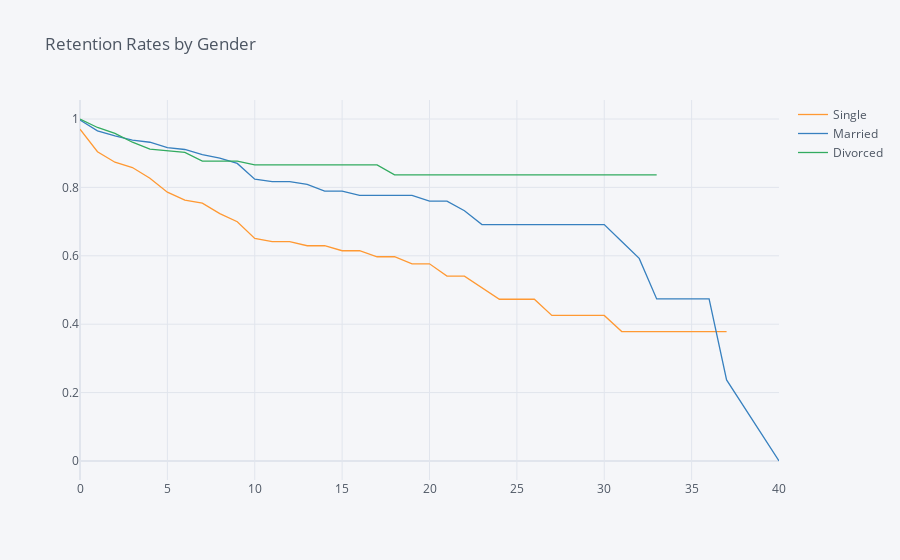

The cell this chart's notebook holds for it:
### Markdown cell above
## 4. Let's switch to looking at retention rates from another demographic perspective: marital status. Generate and plot survival curves for the different marital statuses by number of years at the company.

### Code cell
rates = survival(data, 'MaritalStatus', 'YearsAtCompany', 'Attrition')

rates.iplot(kind='line', title='Retention Rates by Gender')

### Figure 1 — Plotly figure (JSON) as saved in the notebook; plotly's stock layout.template omitted (floating-point values rounded to 4 significant figures)
{"data": [{"line": {"color": "rgba(255, 153, 51, 1.0)", "dash": "solid", "shape": "linear", "width": 1.3}, "mode": "lines", "name": "Single", "text": "", "type": "scatter", "x": [0, 1, 2, 3, 4, 5, 6, 7, 8, 9, 10, 11, 12, 13, 14, 15, 16, 17, 18, 19, 20, 21, 22, 23, 24, 25, 26, 27, 29, 30, 31, 32, 33, 34, 36, 37, 40], "y": [0.9702, 0.9044, 0.8736, 0.8581, 0.8268, 0.7861, 0.7628, 0.754, 0.7234, 0.6997, 0.6507, 0.6413, 0.6413, 0.6294, 0.6294, 0.6148, 0.6148, 0.5972, 0.5972, 0.5766, 0.5766, 0.5406, 0.5406, 0.5068, 0.473, 0.473, 0.473, 0.4257, 0.4257, 0.4257, 0.3784, 0.3784, 0.3784, 0.3784, 0.3784, 0.3784, ""]}, {"line": {"color": "rgba(55, 128, 191, 1.0)", "dash": "solid", "shape": "linear", "width": 1.3}, "mode": "lines", "name": "Married", "text": "", "type": "scatter", "x": [0, 1, 2, 3, 4, 5, 6, 7, 8, 9, 10, 11, 12, 13, 14, 15, 16, 17, 18, 19, 20, 21, 22, 23, 24, 25, 26, 27, 29, 30, 31, 32, 33, 34, 36, 37, 40], "y": [0.997, 0.9654, 0.9506, 0.9381, 0.932, 0.9164, 0.9109, 0.8958, 0.8858, 0.8702, 0.8239, 0.817, 0.817, 0.8086, 0.7894, 0.7894, 0.7768, 0.7768, 0.7768, 0.7768, 0.7599, 0.7599, 0.7318, 0.6911, 0.6911, 0.6911, 0.6911, 0.6911, 0.6911, 0.6911, 0.6418, 0.5924, 0.4739, 0.4739, 0.4739, 0.237, 0]}, {"line": {"color": "rgba(50, 171, 96, 1.0)", "dash": "solid", "shape": "linear", "width": 1.3}, "mode": "lines", "name": "Divorced", "text": "", "type": "scatter", "x": [0, 1, 2, 3, 4, 5, 6, 7, 8, 9, 10, 11, 12, 13, 14, 15, 16, 17, 18, 19, 20, 21, 22, 23, 24, 25, 26, 27, 29, 30, 31, 32, 33, 34, 36, 37, 40], "y": [1, 0.9752, 0.9581, 0.9321, 0.9122, 0.9078, 0.9021, 0.8769, 0.8769, 0.8769, 0.8657, 0.8657, 0.8657, 0.8657, 0.8657, 0.8657, 0.8657, 0.8657, 0.8368, 0.8368, 0.8368, 0.8368, 0.8368, 0.8368, 0.8368, 0.8368, 0.8368, 0.8368, 0.8368, 0.8368, 0.8368, 0.8368, 0.8368, "", "", "", ""]}], "layout": {"legend": {"bgcolor": "#F5F6F9", "font": {"color": "#4D5663"}}, "paper_bgcolor": "#F5F6F9", "plot_bgcolor": "#F5F6F9", "title": {"font": {"color": "#4D5663"}, "text": "Retention Rates by Gender"}, "xaxis": {"gridcolor": "#E1E5ED", "showgrid": true, "tickfont": {"color": "#4D5663"}, "title": {"font": {"color": "#4D5663"}, "text": ""}, "zerolinecolor": "#E1E5ED"}, "yaxis": {"gridcolor": "#E1E5ED", "showgrid": true, "tickfont": {"color": "#4D5663"}, "title": {"font": {"color": "#4D5663"}, "text": ""}, "zerolinecolor": "#E1E5ED"}}}
